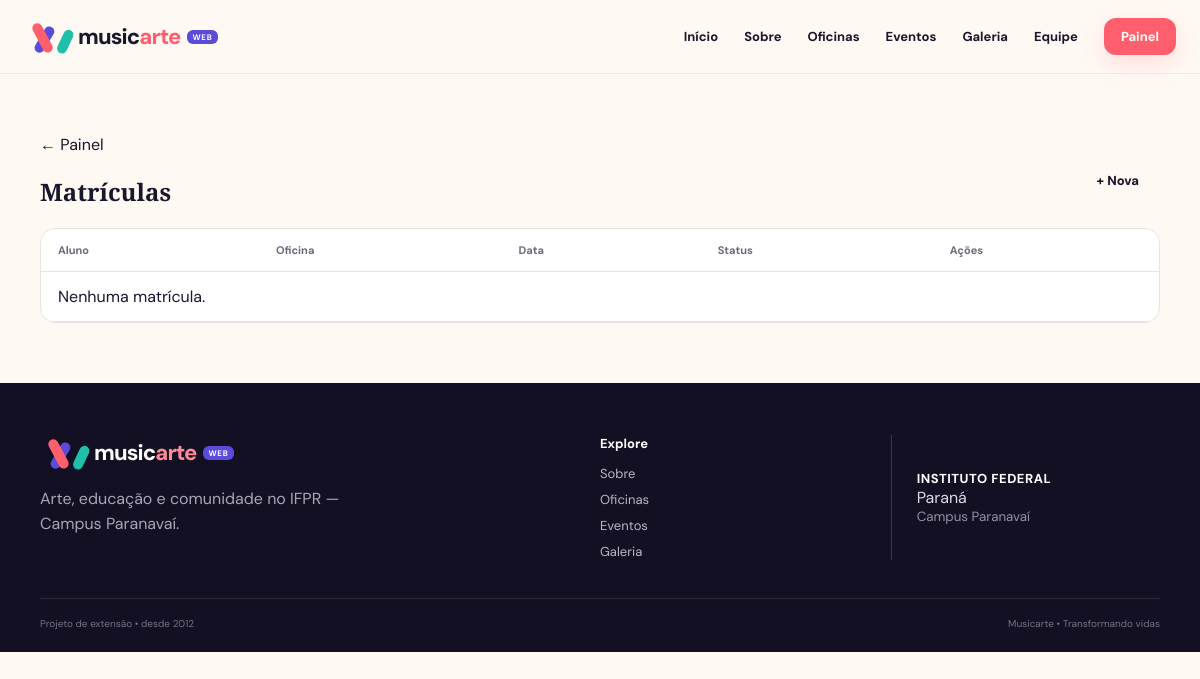
The page /painel/matriculas/ (signed in) on the database as committed earlier.
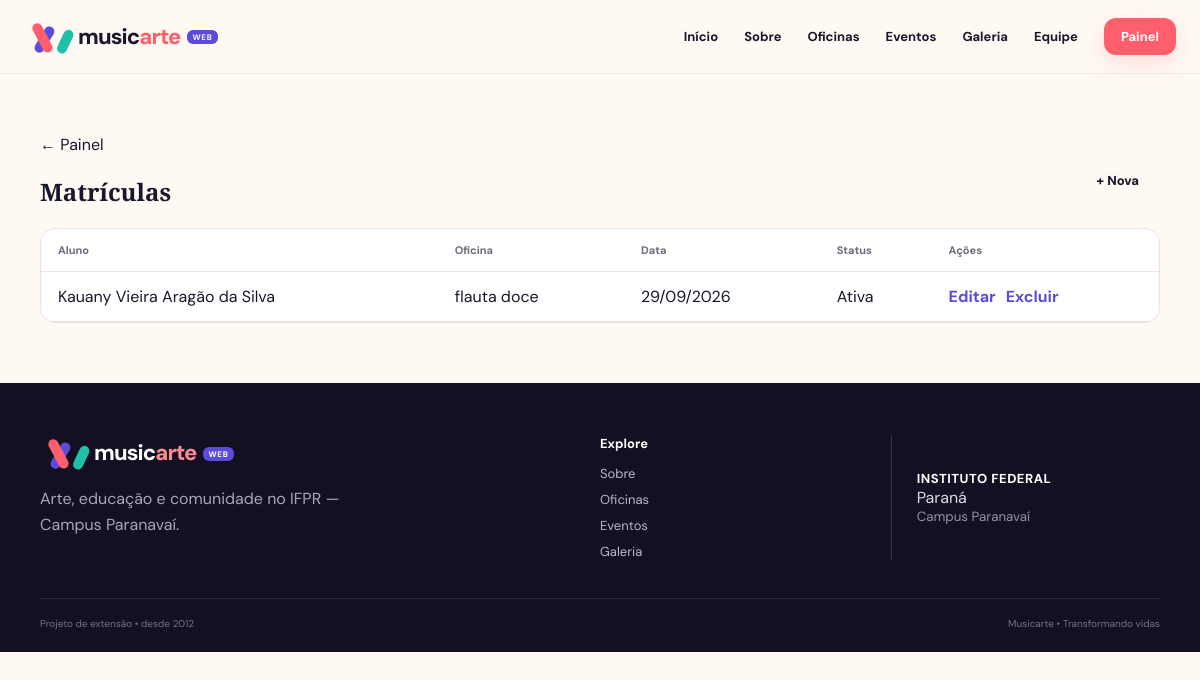
The same page on the database as committed later.
### core/models.py (models this page shows, shortened)
class Matricula(models.Model):
    STATUS=[('ATIVA','Ativa'),('CANCELADA','Cancelada')]
    aluno=models.ForeignKey(Aluno,on_delete=models.CASCADE,related_name='matriculas')
    curso=models.ForeignKey(Curso,on_delete=models.CASCADE,related_name='matriculas')
    data_matricula=models.DateField(auto_now_add=True)
    status=models.CharField(max_length=10,choices=STATUS,default='ATIVA')
    class Meta:
        ordering=['-data_matricula']
        constraints=[models.UniqueConstraint(fields=['aluno','curso'],name='matricula_unica')]

class Aluno(models.Model):
    usuario=models.OneToOneField(User,on_delete=models.SET_NULL,null=True,blank=True,related_name='aluno')
    nome=models.CharField(max_length=120)
    idade=models.PositiveIntegerField(null=True,blank=True)
    telefone=models.CharField(max_length=30, blank=True)
    email=models.EmailField(blank=True)
    def __str__(self): return self.nome
    class Meta: ordering=['nome']

class Curso(models.Model):
    nome=models.CharField(max_length=120)
    descricao=models.TextField()
    carga_horaria=models.PositiveIntegerField(default=20, help_text='Em horas')
    instrutor=models.ForeignKey(Instrutor,on_delete=models.SET_NULL,null=True,blank=True,related_name='cursos')
    horario=models.CharField(max_length=120, blank=True)
    local=models.CharField(max_length=150, blank=True, default='IFPR - Campus Paranavaí')
    vagas=models.PositiveIntegerField(default=20)
    imagem=models.ImageField(upload_to='cursos/', blank=True, null=True)
    ativo=models.BooleanField(default=True)
    def __str__(self): return self.nome
    class Meta: ordering=['nome']

### core/views.py (the view)
class MatriculaList(SearchList):
    model = Matricula
    template_name = "core/matricula_list.html"

### core/views.py (called while the page is built)
    def get_queryset(self):
        qs = super().get_queryset()
        q = self.request.GET.get("q", "").strip()
        if q and self.search_fields:
            query = Q()
            for field in self.search_fields:
                query |= Q(**{f"{field}__icontains": q})
            qs = qs.filter(query)
        return qs

### core/templates/core/matricula_list.html
{% extends 'core/base.html' %}{% block content %}<section class="dashboard"><div class="list-head"><div><a class="back" href="{% url 'painel' %}">← Painel</a><h1>Matrículas</h1></div><a class="btn primary" href="{% url 'matricula_novo' %}">+ Nova</a></div><div class="table-wrap"><table><thead><tr><th>Aluno</th><th>Oficina</th><th>Data</th><th>Status</th><th>Ações</th></tr></thead><tbody>{% for obj in object_list %}<tr><td>{{ obj.aluno }}</td><td>{{ obj.curso }}</td><td>{{ obj.data_matricula|date:'d/m/Y' }}</td><td>{{ obj.get_status_display }}</td><td class="actions"><a href="{% url 'matricula_editar' obj.pk %}">Editar</a><a class="danger" href="{% url 'matricula_excluir' obj.pk %}">Excluir</a></td></tr>{% empty %}<tr><td colspan="5">Nenhuma matrícula.</td></tr>{% endfor %}</tbody></table></div>{% include 'core/pagination.html' %}</section>{% endblock %}

### core/templates/core/base.html (shortened to what this page needs)
{% load static %}
<!doctype html>
<html lang="pt-br">
<head>
    <link
        rel="stylesheet"
        href="{% static 'core/css/style.css' %}?v=11"
    >
</head>
<body>
<header class="site-header">
    <a
        class="brand"
        href="{% url 'home' %}"
        aria-label="Musicarte Web - início"
    >
        <span
            class="brand-symbol"
            aria-hidden="true"
        >
            <b></b>
            <em></em>
        </span>
        <span class="brand-name">
            music<span>arte</span><small class="brand-web">WEB</small>
        </span>
    </a>
    <nav class="main-nav">
        <a href="{% url 'home' %}">
            Início
        </a>
        <a href="{% url 'sobre' %}">
            Sobre
        </a>
        <a href="{% url 'cursos' %}">
            Oficinas
        </a>
        <a href="{% url 'eventos' %}">
            Eventos
        </a>
        <a href="{% url 'galeria' %}">
            Galeria
        </a>
        <a href="{% url 'equipe' %}">
            Equipe
        </a>
        {% if user.is_authenticated %}
            <a
                class="nav-pill"
                href="{% url 'painel' %}"
            >
                Painel
            </a>
        {% endif %}
    </nav>
</header>
<main>
    {% block content %}
    {% endblock %}
</main>
<footer class="site-footer">
    <div class="footer-main">
        <div>
            <a
                class="brand brand-footer"
                href="{% url 'home' %}"
                aria-label="Musicarte Web - início"
            >
                <span
                    class="brand-symbol"
                    aria-hidden="true"
                >
                    <b></b>
                    <em></em>
                </span>
                <span class="brand-name">
                    music<span>arte</span><small class="brand-web">WEB</small>
                </span>
            </a>
            <p>
                Arte, educação e comunidade no
                IFPR — Campus Paranavaí.
            </p>
        </div>
        <div class="footer-links">
            <strong>
                Explore
            </strong>
            <a href="{% url 'sobre' %}">
                Sobre
            </a>
            <a href="{% url 'cursos' %}">
                Oficinas
            </a>
            <a href="{% url 'eventos' %}">
                Eventos
            </a>
            <a href="{% url 'galeria' %}">
                Galeria
            </a>
        </div>
        <div class="ifpr-sign">
            <strong>
                INSTITUTO FEDERAL
            </strong>
            <span>
                Paraná
            </span>
            <small>
                Campus Paranavaí
            </small>
        </div>
    </div>
    <div class="footer-bottom">
        <span>
            Projeto de extensão • desde 2012
        </span>
        <span>
            Musicarte • Transformando vidas
        </span>
    </div>
</footer>
</body>
</html>

### core/static/core/css/style.css (style rules this page uses)
:root { --purple:#5b4bdb;--purple2:#4437b7;--coral:#ff5f6d;--yellow:#ffc657;--aqua:#20bfa9;--cream:#fff9f3;--ink:#19172c;--muted:#6d697b;--line:#eae4e1;--white:#fff;--shadow:0 18px 55px rgba(25,23,44,.09) }
* { box-sizing:border-box }
html { scroll-behavior:smooth }
body { margin:0;background:var(--cream);color:var(--ink);font-family:'DM Sans',sans-serif }
a { text-decoration:none;color:inherit }
.site-header { height:74px;padding:0 max(24px,calc((100% - 1180px)/2));display:flex;align-items:center;justify-content:space-between;position:sticky;top:0;z-index:100;background:rgba(255,249,243,.94);border-bottom:1px solid rgba(25,23,44,.06);backdrop-filter:blur(14px) }
.brand { display:flex;align-items:center;gap:10px }
.brand-name { font-size:22px;font-weight:800;letter-spacing:-.04em }
.brand-name span { color:var(--coral) }
.brand-symbol { position:relative;width:44px;height:35px;display:inline-block }
.brand-symbol i,.brand-symbol b,.brand-symbol em { position:absolute;display:block;width:10px;border-radius:9px;transform-origin:bottom }
.brand-symbol b { height:32px;left:21px;bottom:2px;background:var(--coral);transform:rotate(-28deg) }
.brand-symbol em { height:25px;left:31px;bottom:1px;background:var(--aqua);transform:rotate(25deg) }
.main-nav { display:flex;align-items:center;gap:26px;font-size:13px;font-weight:700 }
.main-nav>a:not(.nav-pill) { transition:.2s }
.nav-pill { padding:10px 17px;background:var(--coral);color:#fff;border-radius:12px;box-shadow:0 8px 22px rgba(255,95,109,.18) }
.btn { min-height:47px;padding:0 21px;border-radius:12px;display:inline-flex;align-items:center;justify-content:center;gap:15px;font-size:13px;font-weight:800;transition:.2s }
.auth h1,.form-page h1,.dashboard h1 { font-family:'Playfair Display',serif }
.form-actions,.dash-head,.list-head { display:flex;justify-content:space-between;align-items:center;gap:10px }
.dashboard { padding:60px max(24px,calc((100% - 1120px)/2)) }
.table-wrap { overflow:auto;background:#fff;border:1px solid var(--line);border-radius:15px }
table { width:100%;border-collapse:collapse }
th,td { padding:14px 17px;text-align:left;border-bottom:1px solid var(--line);white-space:nowrap }
th { font-size:11px;color:var(--muted) }
.actions { display:flex;gap:10px }
.actions a { color:var(--purple);font-weight:700 }
.danger,.danger-btn { color:#a63246 }
.site-footer { padding:52px max(24px,calc((100% - 1120px)/2)) 22px;background:#121022;color:#fff }
.footer-main { display:grid;grid-template-columns:1.5fr .7fr .8fr;gap:55px }
.brand-footer .brand-name { color:#fff }
.brand-footer .brand-name span { color:#ff8994 }
.footer-main p { max-width:350px;color:#aaa5b8;line-height:1.6 }
.footer-links { display:flex;flex-direction:column;gap:9px;font-size:13px }
.footer-links strong { margin-bottom:4px }
.footer-links a { color:#bcb7c8 }
.ifpr-sign { border-left:1px solid #393548;padding-left:25px;display:flex;flex-direction:column;justify-content:center }
.ifpr-sign strong { font-size:13px;letter-spacing:.04em }
.ifpr-sign span { color:#ddd9e5 }
.ifpr-sign small { color:#9691a5 }
.footer-bottom { margin-top:38px;padding-top:18px;border-top:1px solid #2c283a;display:flex;justify-content:space-between;color:#777184;font-size:10px }
.brand-web { display: inline-flex; align-items: center; justify-content: center; margin-left: 6px; padding: 3px 6px; background: #5B4BDB; color: #ffffff; border-radius: 6px; font-family: 'DM Sans', sans-serif; font-size: 8px; font-weight: 700; line-height: 1; letter-spacing: 0.08em; vertical-align: middle; position: relative; top: -1px; }

Rows that differ between the two databases and show on the page:
added Matricula: aluno "Kauany Vieira Aragão da Silva", curso "flauta doce", data_matricula "29/09/2026", status "Ativa"
Other text that changed with them:
text no longer shown: "Nenhuma matrícula."
